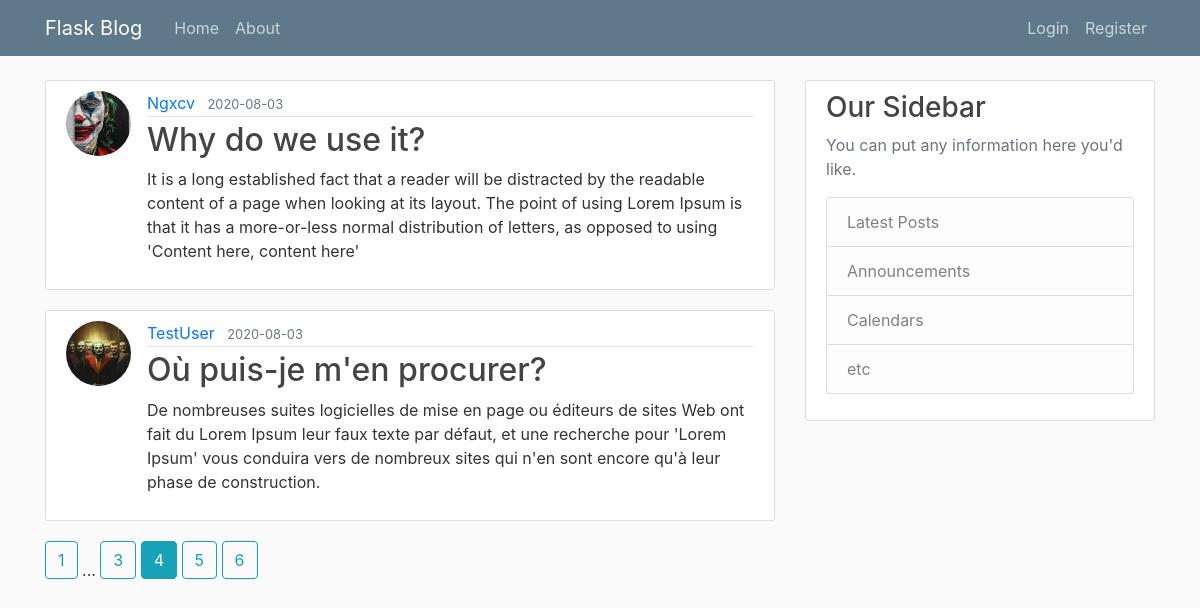
/home?page=4, run on the app's committed database.
### flaskblog/models.py (models this page shows, shortened)
class Post(db.Model):
    id = db.Column(db.Integer, primary_key=True)
    title = db.Column(db.String(100), nullable=False)
    date_posted = db.Column(db.DateTime, nullable=False, default=datetime.utcnow)
    content = db.Column(db.Text, nullable=False)
    user_id = db.Column(db.Integer, db.ForeignKey('user.id'), nullable=False)

class User(db.Model, UserMixin):
    id = db.Column(db.Integer, primary_key=True)
    username = db.Column(db.String(20), nullable=False, unique=True)
    email = db.Column(db.String(120), nullable=False, unique=True)
    image_file = db.Column(db.String(20), nullable=False, default='default.jpg')
    password = db.Column(db.String(60), nullable=False)
    posts = db.relationship('Post', backref='author', lazy=True)

### flaskblog/main/routes.py (the view)
@main.route('/')
@main.route('/home')
def home():
    page = request.args.get('page', 1, type=int)
    posts = Post.query.order_by(Post.date_posted.desc()).paginate(page=page, per_page=2)
    return render_template('home.html', posts=posts)

### flaskblog/templates/home.html
{% extends "layout.html" %}
{% block content %}
    {% for post in posts.items %}
        <article class="media content-section">
            <img src="{{ url_for('static', filename='profil_pics/' + post.author.image_file) }}" class="rounded-circle article-img" alt="">
            <div class="media-body">
                    <div class="article-metadata">
                      <a class="mr-2" href="{{ url_for('users.user_posts', username=post.author.username) }}">{{ post.author.username }}</a>
                      <small class="text-muted">{{ post.date_posted.strftime('%Y-%m-%d') }}</small>
                </div>
                <h2><a class="article-title" href="{{ url_for('posts.post', post_id=post.id) }}">{{ post.title }}</a></h2>
                <p class="article-content">{{ post.content }}</p>
            </div>
        </article>
    {% endfor %}
    {% for page_num in posts.iter_pages(left_edge=1, right_edge=1, left_current=1, right_current=2) %}
        {% if page_num %}
            {% if posts.page == page_num %}
                <a class="btn btn-info mb-4" href="{{ url_for('main.home', page=page_num) }}"> {{ page_num }}</a>
            {% else %}
                <a class="btn btn-outline-info mb-4" href="{{ url_for('main.home', page=page_num) }}"> {{ page_num }}</a>
            {% endif %}
        {% else %}
            ...
        {% endif %}
    {% endfor %}
{% endblock content %}

### flaskblog/static/main.css (style rules this page uses)
body { background: #fafafa; color: #333333; margin-top: 5rem; }
h1, h2, h3, h4, h5, h6 { color: #444444; }
.content-section { background: #ffffff; padding: 10px 20px; border: 1px solid #dddddd; border-radius: 3px; margin-bottom: 20px; }
.article-title { color: #444444; }
.article-content { white-space: pre-line; }
.article-img { height: 65px; width: 65px; margin-right: 16px; }
.article-metadata { padding-bottom: 1px; margin-bottom: 4px; border-bottom: 1px solid #e3e3e3 }

### data on the page
Post: image_file (picture), author.username "Ngxcv", date_posted "2020-08-03", title "Why do we use it?", content "It is a long established fact that a reader will be distracted by the readable content of a page when looking at its layout. The point of using Lorem Ipsum is that it has a more-or-less normal distribution of letters, as opposed to using 'Content here, content here'"
Post: image_file (picture), author.username "TestUser", date_posted "2020-08-03", title "Où puis-je m'en procurer?", content "De nombreuses suites logicielles de mise en page ou éditeurs de sites Web ont fait du Lorem Ipsum leur faux texte par défaut, et une recherche pour 'Lorem Ipsum' vous conduira vers de nombreux sites qui n'en sont encore qu'à leur phase de construction."

### other printed values
{{ page_num }} "1" "3" "5" "6"
{{ page_num }} "4"
